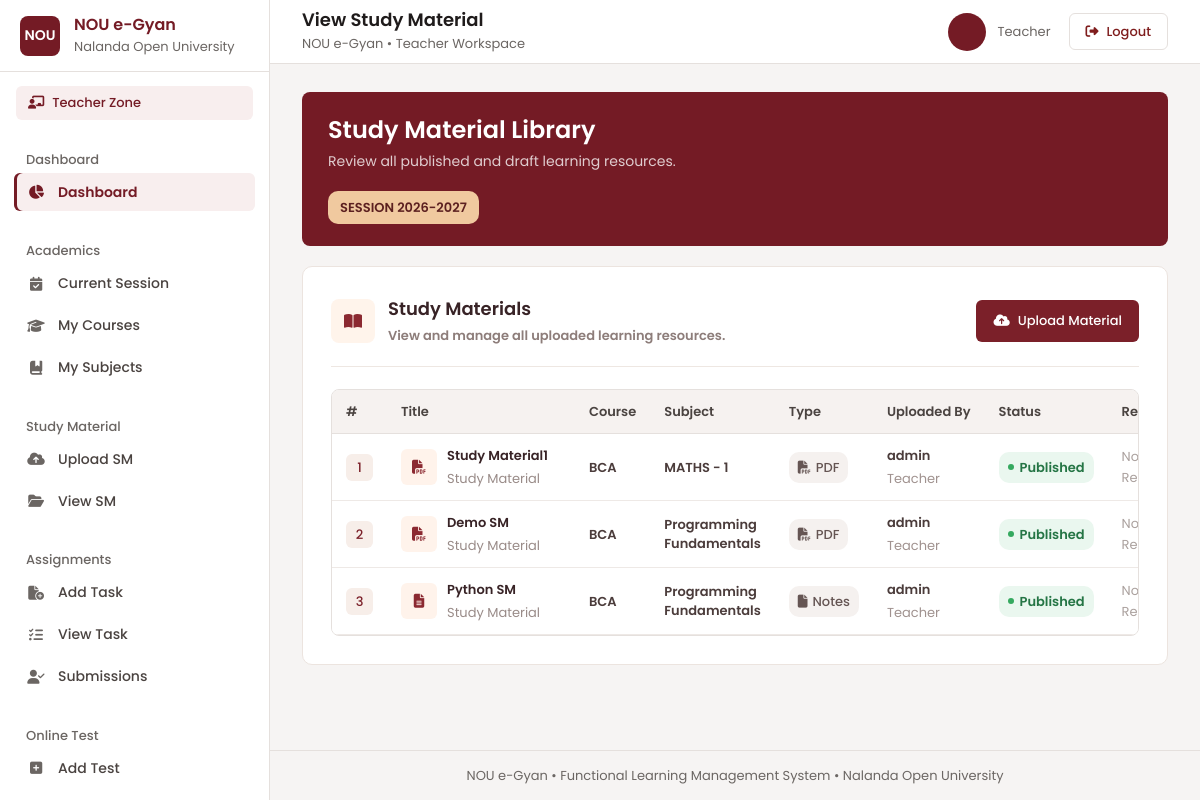
The page /tviewsm (signed in) on the database its author committed.
### myapp/models.py (models this page shows, shortened)
class tbl_StudyMaterial(models.Model):
    id=models.IntegerField(primary_key=True,auto_created=True)
    title = models.CharField(max_length=200)
    material_type = models.CharField(max_length=50)
    course = models.CharField(max_length=100)
    subject = models.CharField(max_length=100)
    material_file = models.FileField(
        upload_to='study_material/',
        null=True,
        blank=True
    )
    external_url = models.URLField(null=True,blank=True)
    status = models.CharField(max_length=20,default='Published')
    description = models.TextField( null=True,blank=True)
    create_by=models.ForeignKey(
        User,
        on_delete=models.SET_NULL,null=True
    )

### myapp/views.py (the view)
# urls.py: path("tviewsm",tviewsm, name="tviewsm"),
@cache_control(no_cache=True, must_revalidate=True, no_store=True)
@login_required
def tviewsm(request):
    materials = tbl_StudyMaterial.objects.filter(create_by=request.user)
    return render(request,"teacher/viewsm.html",{'materials': materials})

### myapp/templates/teacher/viewsm.html (shortened to what this page needs)
{% extends 'teacher/base.html' %}
{% block page_title %}View Study Material{% endblock %}
{% block content %}
<div class="study-page">
    <section class="study-hero">
        <h1>Study Material Library</h1>
        <p>
            Review all published and draft learning resources.
        </p>
        <span class="session-tag">
            SESSION 2026-2027
        </span>
    </section>
    <section class="study-section">
        <div class="section-head">
            <div class="section-title">
                <div class="section-icon">
                    <i class="fa-solid fa-book-open"></i>
                </div>
                <div>
                    <h2>Study Materials</h2>
                    <p>View and manage all uploaded learning resources.</p>
                </div>
            </div>
            <a href="{% url 'uploadsm' %}" class="add-btn">
                <i class="fa-solid fa-cloud-arrow-up"></i>
                Upload Material
            </a>
        </div>
        <div class="table-wrap">
            <table class="study-table">
                <thead>
                    <tr>
                        <th>#</th>
                        <th>Title</th>
                        <th>Course</th>
                        <th>Subject</th>
                        <th>Type</th>
                        <th>Uploaded By</th>
                        <th>Status</th>
                        <th>Resource</th>
                    </tr>
                </thead>
                <tbody>
                    {% for material in materials %}
                    <tr>
                        <td>
                            <span class="number-badge">
                                {{ forloop.counter }}
                            </span>
                        </td>
                        <td>
                            <div class="material-name">
                                <div class="material-icon">
                                    {% if material.material_type == "PDF" %}
                                        <i class="fa-solid fa-file-pdf"></i>
                                    {% elif material.material_type == "Video" %}
                                        <i class="fa-solid fa-video"></i>
                                    {% elif material.material_type == "Link" %}
                                        <i class="fa-solid fa-link"></i>
                                    {% else %}
                                        <i class="fa-solid fa-file-lines"></i>
                                    {% endif %}
                                </div>
                                <div>
                                    <strong>{{ material.title }}</strong>
                                    <small>Study Material</small>
                                </div>
                            </div>
                        </td>
                        <td>
                            <div class="course-text">
                                <strong>{{ material.course }}</strong>
                            </div>
                        </td>
                        <td>
                            <div class="subject-text">
                                <strong>{{ material.subject }}</strong>
                            </div>
                        </td>
                        <td>
                            <span class="type-badge">
                                {% if material.material_type == "PDF" %}
                                    <i class="fa-solid fa-file-pdf"></i>
                                {% elif material.material_type == "Video" %}
                                    <i class="fa-solid fa-video"></i>
                                {% elif material.material_type == "Link" %}
                                    <i class="fa-solid fa-link"></i>
                                {% else %}
                                    <i class="fa-solid fa-file"></i>
                                {% endif %}
                                {{ material.material_type }}
                            </span>
                        </td>
                        <td>
                            <div class="subject-text">
                                <strong>
                                    {{ material.create_by }}
                                </strong>
                                <small>Teacher</small>
                            </div>
                        </td>
                        <td>
                            {% if material.status == "Published" %}
                                <span class="status status-published">
                                    <span class="status-dot"></span>
                                    Published
                                </span>
                            {% else %}
                                <span class="status status-draft">
                                    <span class="status-dot"></span>
                                    Draft
                                </span>
                            {% endif %}
                        </td>
                        <td>
                            {% if material.file %}
                                <a href="{{ material.file.url }}"
                                   target="_blank"
                                   class="resource-btn">
                                    <i class="fa-solid fa-eye"></i>
                                    View File
                                </a>
                            {% else %}
                                <span class="no-resource">
                                    No Resource
                                </span>
                            {% endif %}
                        </td>
                    </tr>
                    {% endfor %}
                </tbody>
            </table>
        </div>
    </section>
</div>
{% endblock %}

### myapp/templates/teacher/base.html (style rules this page uses)
:root { --bg-main: #f8fafc; --bg-card: #ffffff; --text-primary: #1e293b; --text-muted: #64748b; --brand-gradient: linear-gradient(180deg, #5b1019 0%, #741b25 50%, #4a0c13 100%); --accent-gold: #f2c58f; --accent-gold-hover: #f0c99f; --border-light: #e2e8f0; --sidebar-width: 270px; --topbar-height: 75px; --radius-md: 10px; --radius-lg: 16px; --transition-smooth: all 0.25s cubic-bezier(0.4, 0, 0.2, 1); }
* { margin: 0; padding: 0; box-sizing: border-box; }
html, body { width: 100%; min-height: 100%; }
body { font-family: "Poppins", sans-serif; background-color: var(--bg-main); color: var(--text-primary); overflow-x: hidden; }
a { text-decoration: none; color: inherit; }

### myapp/templates/partials/poppins.html (style rules this page uses)
:root { --font-poppins: "Poppins", system-ui, -apple-system, "Segoe UI", Roboto, sans-serif; --fw-light: 300; --fw-regular: 400; --fw-medium: 500; --fw-semibold: 600; --fw-bold: 700; --fw-extrabold: 800; }
html, body, button, input, select, textarea, optgroup, option, table, caption, th, td, h1, h2, h3, h4, h5, h6, p, a, span, div, label, ul, ol, li, dl, dt, dd, small, strong, b, em, legend, summary, figcaption, blockquote, section, header, footer, nav, main, aside, article, form, fieldset { font-family: var(--font-poppins); }
html { -webkit-text-size-adjust: 100%; text-size-adjust: 100%; }
body { font-weight: var(--fw-regular); -webkit-font-smoothing: antialiased; -moz-osx-font-smoothing: grayscale; text-rendering: optimizeLegibility; -webkit-tap-highlight-color: transparent; }

### rows shown on the page
tbl_StudyMaterial: title "Study Material1", course "BCA", subject "MATHS - 1", material_type "PDF", create_by "admin", status "Published" (drawn), external_url "No…"
tbl_StudyMaterial: title "Demo SM", course "BCA", subject "Programming Fundamentals", material_type "PDF", create_by "admin", status "Published" (drawn), external_url "No…"
tbl_StudyMaterial: title "Python SM", course "BCA", subject "Programming Fundamentals", material_type "Notes", create_by "admin", status "Published" (drawn), external_url "No…"
